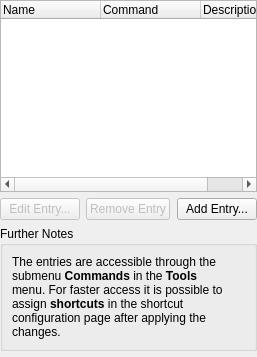
<?xml version="1.0" encoding="UTF-8"?>
<ui version="4.0">
 <class>CmdBindingConfigWidget</class>
 <widget class="QWidget" name="CmdBindingConfigWidget">
  <layout class="QVBoxLayout">
   <property name="margin">
    <number>0</number>
   </property>
   <item>
    <widget class="QTreeWidget" name="treeWidget">
     <property name="sizePolicy">
      <sizepolicy hsizetype="Expanding" vsizetype="Expanding">
       <horstretch>0</horstretch>
       <verstretch>1</verstretch>
      </sizepolicy>
     </property>
     <property name="rootIsDecorated">
      <bool>false</bool>
     </property>
     <column>
      <property name="text">
       <string>Name</string>
      </property>
     </column>
     <column>
      <property name="text">
       <string>Command</string>
      </property>
     </column>
     <column>
      <property name="text">
       <string>Description</string>
      </property>
     </column>
    </widget>
   </item>
   <item>
    <layout class="QHBoxLayout">
     <property name="margin">
      <number>0</number>
     </property>
     <item>
      <widget class="QPushButton" name="btnEditEntry">
       <property name="enabled">
        <bool>false</bool>
       </property>
       <property name="text">
        <string>Edit Entry...</string>
       </property>
      </widget>
     </item>
     <item>
      <widget class="QPushButton" name="btnRemoveEntry">
       <property name="enabled">
        <bool>false</bool>
       </property>
       <property name="text">
        <string>Remove Entry</string>
       </property>
      </widget>
     </item>
     <item>
      <spacer>
       <property name="orientation">
        <enum>Qt::Horizontal</enum>
       </property>
       <property name="sizeHint" stdset="0">
        <size>
         <width>1</width>
         <height>0</height>
        </size>
       </property>
      </spacer>
     </item>
     <item>
      <widget class="QPushButton" name="btnAddEntry">
       <property name="text">
        <string>Add Entry...</string>
       </property>
      </widget>
     </item>
    </layout>
   </item>
   <item>
    <widget class="QGroupBox" name="gbNotes">
     <property name="sizePolicy">
      <sizepolicy hsizetype="Preferred" vsizetype="MinimumExpanding">
       <horstretch>0</horstretch>
       <verstretch>0</verstretch>
      </sizepolicy>
     </property>
     <property name="title">
      <string>Further Notes</string>
     </property>
     <property name="flat">
      <bool>true</bool>
     </property>
     <layout class="QHBoxLayout">
      <item>
       <widget class="QLabel" name="lblNotes">
        <property name="sizePolicy">
         <sizepolicy hsizetype="Expanding" vsizetype="MinimumExpanding">
          <horstretch>0</horstretch>
          <verstretch>0</verstretch>
         </sizepolicy>
        </property>
        <property name="text">
         <string>&lt;p&gt;The entries are accessible through the submenu &lt;b&gt;Commands&lt;/b&gt; in the &lt;b&gt;Tools&lt;/b&gt; menu. For faster access it is possible to assign &lt;b&gt;shortcuts&lt;/b&gt; in the shortcut configuration page after applying the changes.&lt;/p&gt;</string>
        </property>
        <property name="textFormat">
         <enum>Qt::RichText</enum>
        </property>
        <property name="wordWrap">
         <bool>true</bool>
        </property>
       </widget>
      </item>
      <item>
       <layout class="QVBoxLayout">
        <property name="margin">
         <number>0</number>
        </property>
        <item>
         <widget class="QLabel" name="lblIcon">
          <property name="sizePolicy">
           <sizepolicy hsizetype="Minimum" vsizetype="Minimum">
            <horstretch>0</horstretch>
            <verstretch>0</verstretch>
           </sizepolicy>
          </property>
         </widget>
        </item>
        <item>
         <spacer>
          <property name="orientation">
           <enum>Qt::Vertical</enum>
          </property>
          <property name="sizeHint" stdset="0">
           <size>
            <width>0</width>
            <height>1</height>
           </size>
          </property>
         </spacer>
        </item>
       </layout>
      </item>
     </layout>
    </widget>
   </item>
   <item>
    <widget class="KSeparator" name="kseparator">
     <property name="orientation">
      <enum>Qt::Vertical</enum>
     </property>
    </widget>
   </item>
  </layout>
 </widget>
 <customwidgets>
  <customwidget>
   <class>KSeparator</class>
   <extends>QFrame</extends>
   <header>kseparator.h</header>
  </customwidget>
 </customwidgets>
 <tabstops>
  <tabstop>treeWidget</tabstop>
  <tabstop>btnAddEntry</tabstop>
  <tabstop>btnRemoveEntry</tabstop>
  <tabstop>btnEditEntry</tabstop>
 </tabstops>
 <resources/>
 <connections/>
</ui>
